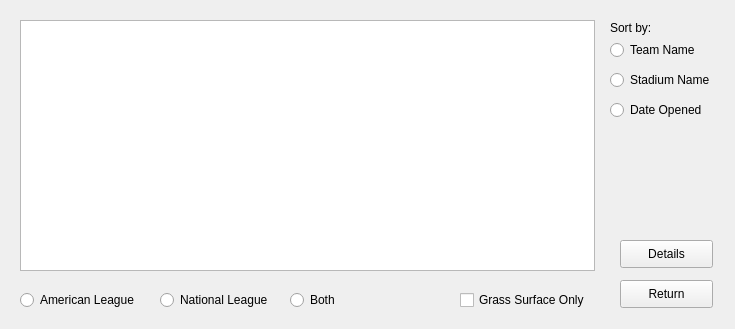
<?xml version="1.0" encoding="UTF-8"?>
<ui version="4.0">
 <class>stadiumswindow</class>
 <widget class="QWidget" name="stadiumswindow">
  <property name="geometry">
   <rect>
    <x>0</x>
    <y>0</y>
    <width>735</width>
    <height>329</height>
   </rect>
  </property>
  <property name="windowTitle">
   <string>Stadium List</string>
  </property>
  <widget class="QTableWidget" name="stadiumList">
   <property name="geometry">
    <rect>
     <x>20</x>
     <y>20</y>
     <width>575</width>
     <height>251</height>
    </rect>
   </property>
  </widget>
  <widget class="QPushButton" name="exitList">
   <property name="geometry">
    <rect>
     <x>620</x>
     <y>280</y>
     <width>93</width>
     <height>28</height>
    </rect>
   </property>
   <property name="text">
    <string>Return</string>
   </property>
  </widget>
  <widget class="QRadioButton" name="teamName">
   <property name="geometry">
    <rect>
     <x>610</x>
     <y>40</y>
     <width>95</width>
     <height>20</height>
    </rect>
   </property>
   <property name="text">
    <string>Team Name</string>
   </property>
   <attribute name="buttonGroup">
    <string notr="true">sortGroup</string>
   </attribute>
  </widget>
  <widget class="QRadioButton" name="stadiumName">
   <property name="geometry">
    <rect>
     <x>610</x>
     <y>70</y>
     <width>121</width>
     <height>20</height>
    </rect>
   </property>
   <property name="text">
    <string>Stadium Name</string>
   </property>
   <attribute name="buttonGroup">
    <string notr="true">sortGroup</string>
   </attribute>
  </widget>
  <widget class="QRadioButton" name="dateOpened">
   <property name="geometry">
    <rect>
     <x>610</x>
     <y>100</y>
     <width>101</width>
     <height>20</height>
    </rect>
   </property>
   <property name="text">
    <string>Date Opened</string>
   </property>
   <attribute name="buttonGroup">
    <string notr="true">sortGroup</string>
   </attribute>
  </widget>
  <widget class="QCheckBox" name="grassSurface">
   <property name="geometry">
    <rect>
     <x>460</x>
     <y>290</y>
     <width>141</width>
     <height>20</height>
    </rect>
   </property>
   <property name="text">
    <string>Grass Surface Only</string>
   </property>
  </widget>
  <widget class="QRadioButton" name="americanLeague">
   <property name="geometry">
    <rect>
     <x>20</x>
     <y>290</y>
     <width>131</width>
     <height>20</height>
    </rect>
   </property>
   <property name="text">
    <string>American League</string>
   </property>
   <attribute name="buttonGroup">
    <string notr="true">leagueGroup</string>
   </attribute>
  </widget>
  <widget class="QRadioButton" name="nationalLeague">
   <property name="geometry">
    <rect>
     <x>160</x>
     <y>290</y>
     <width>121</width>
     <height>20</height>
    </rect>
   </property>
   <property name="text">
    <string>National League</string>
   </property>
   <attribute name="buttonGroup">
    <string notr="true">leagueGroup</string>
   </attribute>
  </widget>
  <widget class="QRadioButton" name="bothLeagues">
   <property name="geometry">
    <rect>
     <x>290</x>
     <y>290</y>
     <width>95</width>
     <height>20</height>
    </rect>
   </property>
   <property name="text">
    <string>Both</string>
   </property>
   <attribute name="buttonGroup">
    <string notr="true">leagueGroup</string>
   </attribute>
  </widget>
  <widget class="QLabel" name="sortLabel">
   <property name="geometry">
    <rect>
     <x>610</x>
     <y>20</y>
     <width>55</width>
     <height>16</height>
    </rect>
   </property>
   <property name="text">
    <string>Sort by:</string>
   </property>
  </widget>
  <widget class="QPushButton" name="detailsButton">
   <property name="geometry">
    <rect>
     <x>620</x>
     <y>240</y>
     <width>93</width>
     <height>28</height>
    </rect>
   </property>
   <property name="text">
    <string>Details</string>
   </property>
  </widget>
 </widget>
 <resources/>
 <connections/>
 <buttongroups>
  <buttongroup name="sortGroup"/>
  <buttongroup name="leagueGroup"/>
 </buttongroups>
</ui>
